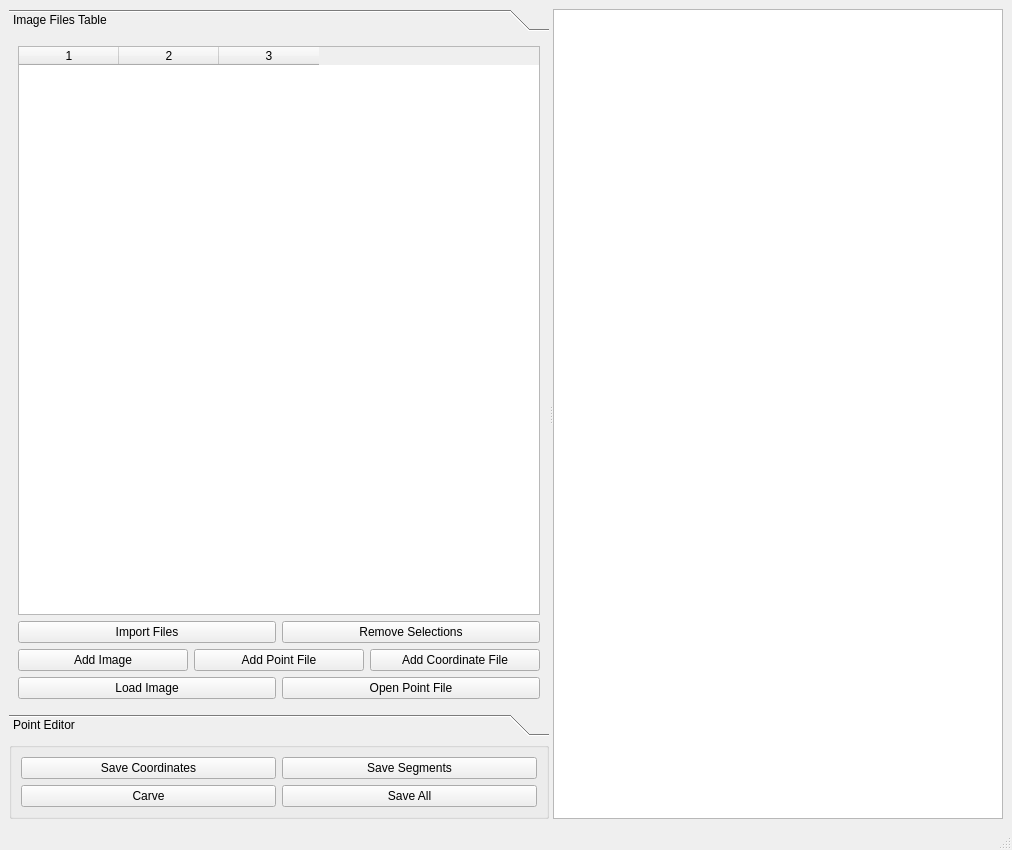
<?xml version="1.0" encoding="UTF-8"?>
<ui version="4.0">
 <class>MainWindow</class>
 <widget class="QMainWindow" name="MainWindow">
  <property name="geometry">
   <rect>
    <x>0</x>
    <y>0</y>
    <width>1012</width>
    <height>850</height>
   </rect>
  </property>
  <property name="windowTitle">
   <string>MainWindow</string>
  </property>
  <widget class="QWidget" name="centralwidget">
   <layout class="QVBoxLayout" name="verticalLayout_10">
    <item>
     <widget class="QSplitter" name="splitter">
      <property name="sizePolicy">
       <sizepolicy hsizetype="Expanding" vsizetype="Expanding">
        <horstretch>0</horstretch>
        <verstretch>0</verstretch>
       </sizepolicy>
      </property>
      <property name="orientation">
       <enum>Qt::Horizontal</enum>
      </property>
      <widget class="QWidget" name="verticalLayoutWidget">
       <layout class="QVBoxLayout" name="verticalLayout_5">
        <item>
         <widget class="QToolBox" name="toolBox">
          <property name="currentIndex">
           <number>0</number>
          </property>
          <widget class="QWidget" name="tableTool">
           <property name="geometry">
            <rect>
             <x>0</x>
             <y>0</y>
             <width>536</width>
             <height>591</height>
            </rect>
           </property>
           <attribute name="label">
            <string>Image Files Table</string>
           </attribute>
           <layout class="QVBoxLayout" name="verticalLayout_2">
            <item>
             <widget class="QTableWidget" name="tableWidget">
              <property name="selectionMode">
               <enum>QAbstractItemView::SingleSelection</enum>
              </property>
              <property name="selectionBehavior">
               <enum>QAbstractItemView::SelectRows</enum>
              </property>
              <property name="columnCount">
               <number>3</number>
              </property>
              <column/>
              <column/>
              <column/>
             </widget>
            </item>
            <item>
             <layout class="QHBoxLayout" name="horizontalLayout_15">
              <item>
               <widget class="QPushButton" name="importBtn">
                <property name="text">
                 <string>Import Files</string>
                </property>
               </widget>
              </item>
              <item>
               <widget class="QPushButton" name="removeImagePointBtn">
                <property name="text">
                 <string>Remove Selections</string>
                </property>
               </widget>
              </item>
             </layout>
            </item>
            <item>
             <layout class="QHBoxLayout" name="horizontalLayout_8">
              <item>
               <widget class="QPushButton" name="addImageBtn">
                <property name="text">
                 <string>Add Image</string>
                </property>
               </widget>
              </item>
              <item>
               <widget class="QPushButton" name="addPoint2ImageBtn">
                <property name="text">
                 <string>Add Point File</string>
                </property>
               </widget>
              </item>
              <item>
               <widget class="QPushButton" name="addCoordinateBtn">
                <property name="text">
                 <string>Add Coordinate File</string>
                </property>
               </widget>
              </item>
             </layout>
            </item>
            <item>
             <layout class="QHBoxLayout" name="horizontalLayout_10">
              <item>
               <widget class="QPushButton" name="loadBtn">
                <property name="text">
                 <string>Load Image</string>
                </property>
               </widget>
              </item>
              <item>
               <widget class="QPushButton" name="openPointBtn">
                <property name="toolTip">
                 <string>Opens the point file in Point Editor</string>
                </property>
                <property name="text">
                 <string>Open Point File</string>
                </property>
               </widget>
              </item>
             </layout>
            </item>
           </layout>
          </widget>
          <widget class="QWidget" name="pointEditorTool">
           <property name="geometry">
            <rect>
             <x>0</x>
             <y>0</y>
             <width>536</width>
             <height>591</height>
            </rect>
           </property>
           <attribute name="label">
            <string>Point Editor</string>
           </attribute>
           <layout class="QVBoxLayout" name="verticalLayout_4">
            <item>
             <widget class="QTableWidget" name="pointsTable">
              <property name="selectionMode">
               <enum>QAbstractItemView::SingleSelection</enum>
              </property>
              <property name="selectionBehavior">
               <enum>QAbstractItemView::SelectRows</enum>
              </property>
              <property name="sortingEnabled">
               <bool>true</bool>
              </property>
              <property name="columnCount">
               <number>6</number>
              </property>
              <column/>
              <column/>
              <column/>
              <column/>
              <column/>
              <column/>
             </widget>
            </item>
            <item>
             <layout class="QHBoxLayout" name="horizontalLayout_11">
              <item>
               <layout class="QVBoxLayout" name="verticalLayout_15">
                <item>
                 <widget class="QLabel" name="pointDirectionLabel">
                  <property name="text">
                   <string>Carve Direction</string>
                  </property>
                 </widget>
                </item>
                <item>
                 <widget class="QComboBox" name="pointDirectionComboBox"/>
                </item>
               </layout>
              </item>
              <item>
               <layout class="QVBoxLayout" name="verticalLayout_12">
                <item>
                 <widget class="QLabel" name="thresholdLabel">
                  <property name="text">
                   <string>Threshold</string>
                  </property>
                 </widget>
                </item>
                <item>
                 <widget class="QSpinBox" name="thresholdSpin">
                  <property name="minimum">
                   <number>1</number>
                  </property>
                 </widget>
                </item>
               </layout>
              </item>
             </layout>
            </item>
            <item>
             <layout class="QVBoxLayout" name="verticalLayout_6">
              <item>
               <layout class="QHBoxLayout" name="horizontalLayout_5">
                <item>
                 <layout class="QVBoxLayout" name="verticalLayout_9">
                  <item>
                   <widget class="QLabel" name="pointSizeLabel">
                    <property name="text">
                     <string>Point Size</string>
                    </property>
                   </widget>
                  </item>
                  <item>
                   <widget class="QSpinBox" name="pointSizeSpin">
                    <property name="minimum">
                     <number>1</number>
                    </property>
                    <property name="maximum">
                     <number>10</number>
                    </property>
                   </widget>
                  </item>
                 </layout>
                </item>
                <item>
                 <layout class="QVBoxLayout" name="verticalLayout_8">
                  <item>
                   <widget class="QLabel" name="pointColorLabel">
                    <property name="text">
                     <string>Point Color</string>
                    </property>
                   </widget>
                  </item>
                  <item>
                   <widget class="QComboBox" name="pointColorComboBox"/>
                  </item>
                 </layout>
                </item>
                <item>
                 <layout class="QVBoxLayout" name="verticalLayout_7">
                  <item>
                   <layout class="QHBoxLayout" name="horizontalLayout_13">
                    <item>
                     <widget class="QLabel" name="pointXLabel">
                      <property name="text">
                       <string>X</string>
                      </property>
                     </widget>
                    </item>
                    <item>
                     <widget class="QLabel" name="pointYLabel">
                      <property name="text">
                       <string>Y</string>
                      </property>
                     </widget>
                    </item>
                   </layout>
                  </item>
                  <item>
                   <layout class="QHBoxLayout" name="horizontalLayout_14">
                    <item>
                     <widget class="QSpinBox" name="pointXSpinBox"/>
                    </item>
                    <item>
                     <widget class="QSpinBox" name="pointYSpinBox"/>
                    </item>
                   </layout>
                  </item>
                 </layout>
                </item>
               </layout>
              </item>
             </layout>
            </item>
            <item>
             <layout class="QHBoxLayout" name="horizontalLayout_9">
              <item>
               <widget class="QPushButton" name="drawPointsBtn">
                <property name="text">
                 <string>Draw Points</string>
                </property>
               </widget>
              </item>
              <item>
               <widget class="QPushButton" name="savePointsBtn">
                <property name="text">
                 <string>Save Points</string>
                </property>
               </widget>
              </item>
              <item>
               <widget class="QPushButton" name="deletePointBtn">
                <property name="text">
                 <string>Delete Point</string>
                </property>
               </widget>
              </item>
             </layout>
            </item>
           </layout>
          </widget>
         </widget>
        </item>
        <item>
         <widget class="QGroupBox" name="carveGroup">
          <layout class="QVBoxLayout" name="verticalLayout_3">
           <item>
            <layout class="QVBoxLayout" name="verticalLayout">
             <item>
              <layout class="QHBoxLayout" name="horizontalLayout_7">
               <item>
                <widget class="QPushButton" name="saveCoordinatesBtn">
                 <property name="text">
                  <string>Save Coordinates</string>
                 </property>
                </widget>
               </item>
               <item>
                <widget class="QPushButton" name="saveBtn">
                 <property name="text">
                  <string>Save Segments</string>
                 </property>
                </widget>
               </item>
              </layout>
             </item>
             <item>
              <layout class="QHBoxLayout" name="horizontalLayout_3">
               <item>
                <widget class="QPushButton" name="carveBtn">
                 <property name="text">
                  <string>Carve</string>
                 </property>
                </widget>
               </item>
               <item>
                <widget class="QPushButton" name="saveAllBtn">
                 <property name="text">
                  <string>Save All</string>
                 </property>
                </widget>
               </item>
              </layout>
             </item>
            </layout>
           </item>
          </layout>
         </widget>
        </item>
       </layout>
      </widget>
      <widget class="QGraphicsView" name="canvas">
       <property name="sizePolicy">
        <sizepolicy hsizetype="MinimumExpanding" vsizetype="MinimumExpanding">
         <horstretch>0</horstretch>
         <verstretch>0</verstretch>
        </sizepolicy>
       </property>
      </widget>
     </widget>
    </item>
   </layout>
  </widget>
  <widget class="QMenuBar" name="menubar">
   <property name="geometry">
    <rect>
     <x>0</x>
     <y>0</y>
     <width>1012</width>
     <height>23</height>
    </rect>
   </property>
  </widget>
  <widget class="QStatusBar" name="statusbar"/>
 </widget>
 <resources/>
 <connections/>
</ui>
